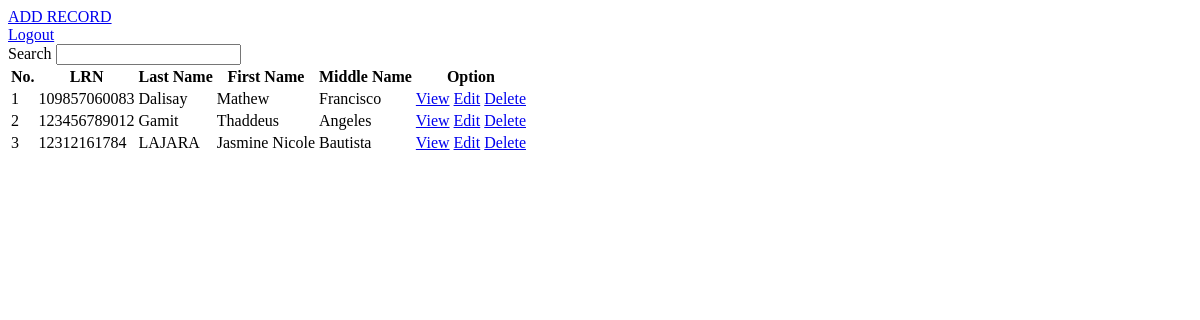
Page /index.php (signed in) on the earlier database version.
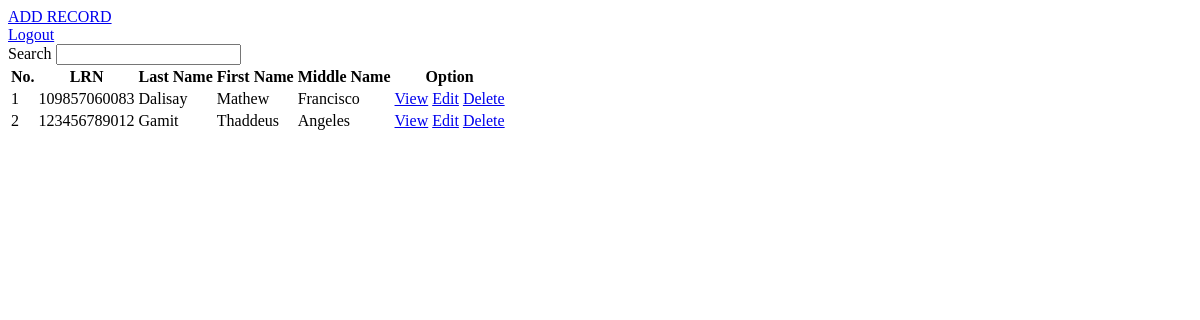
Same page on the later database version.
### tables this page shows
CREATE TABLE `learners_personal_infos` (
  `id` int(11) NOT NULL,
  `lrn` varchar(50) NOT NULL,
  `last_name` varchar(50) NOT NULL,
  `first_name` varchar(50) NOT NULL,
  `middle_name` varchar(50) NOT NULL,
  `suffix` varchar(50) NOT NULL,
  `birth_date` date NOT NULL,
  `sex` varchar(50) NOT NULL,
  `date_time_created` datetime NOT NULL,
  `date_time_updated` datetime NOT NULL,
  `remarks` varchar(50) NOT NULL
);

### index.php (the view, shortened to what this page needs)
<?php
include('connection.php');
?>
<!DOCTYPE html>
<html lang="en">
<head>
</head>
<body>
<a href="addrecord.php"> ADD RECORD </a> <br>
<a href="logout.php"> Logout</a>
<form action="" method="POST">
    <label for="">Search</label>
    <input type="text" name="search_student" >
</form>
<table>
    <thead>
        <tr>
            <th>No.</th>
            <th>LRN</th>
            <th>Last Name</th>
            <th>First Name</th>
            <th>Middle Name</th>
            <th>Option</th>
        </tr>
    </thead>
    <tbody>
        <?php
            $sql = "SELECT * FROM learners_personal_infos";
            $run = mysqli_query($conn,$sql);
            if(mysqli_num_rows($run) > 0){
                $number = 0;
                foreach($run as $row){
                $number++;
                    ?>
                        <tr>
                            <td><?php echo $number?></td>
                            <td><?php echo $row ['lrn']?></td>
                            <td><?php echo $row ['last_name']?></td>
                            <td><?php echo $row ['first_name']?></td>
                            <td><?php echo $row ['middle_name']?></td>
                            <td>
                                <a href="view-student.php?lrn=<?php echo $row ['lrn']?>">View</a>
                                <a href="edit-student.php?lrn=<?php echo $row ['lrn'] ?>">Edit</a>
                                <a href="delete-student.php?lrn=<?php echo $row ['lrn']?>">Delete</a>
                            </td>
                        </tr>
                    <?php
                }
            }
    ?>
    </tbody>
</table>
</body>
</html>

Differences in the rows shown:
removed learners_personal_infos: lrn "12312161784", last_name "LAJARA", first_name "Jasmine Nicole", middle_name "Bautista"
